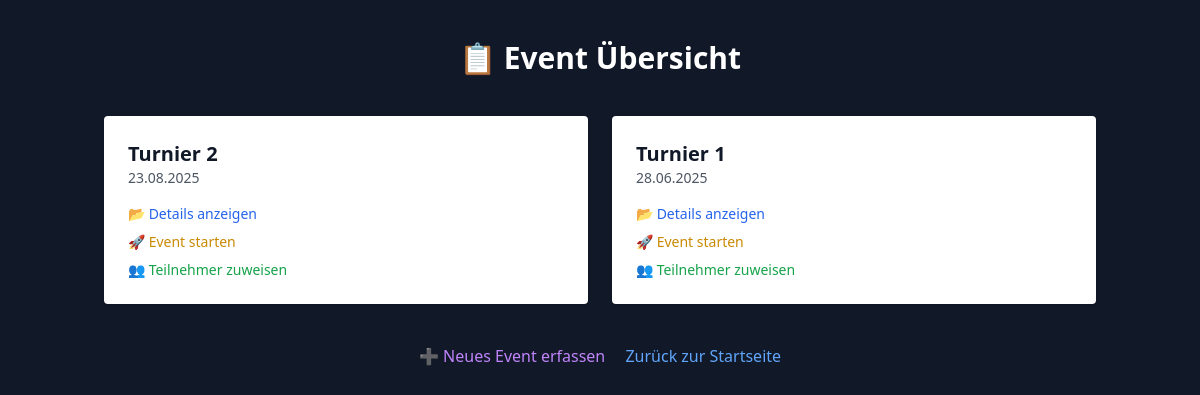
The app's page /events with its own data.
### app/models.py (models this page shows)
class Event(db.Model):
    id = db.Column(db.Integer, primary_key=True)
    name = db.Column(db.String(100), nullable=False)
    datum = db.Column(db.Date, nullable=False)

### app/routes.py (the view)
@app.route("/events")
def event_list():
    events = Event.query.order_by(Event.datum.desc()).all()  # ⬅ lädt alle Events
    return render_template("event_list.html", events=events)  # ⬅ übergibt sie an das Template

### app/templates/event_list.html (shortened to what this page needs)
<!DOCTYPE html>
<html lang="de">
<head>
    <script src="https://cdn.tailwindcss.com"></script>
</head>
<body class="bg-gray-900 text-white min-h-screen">
<div class="max-w-5xl mx-auto px-4 py-10">
    <h1 class="text-3xl font-bold text-center mb-10">📋 Event Übersicht</h1>
    {% if events %}
        <div class="grid grid-cols-1 md:grid-cols-2 gap-6">
            {% for event in events %}
                <div class="bg-white text-gray-900 p-6 rounded shadow">
                    <h2 class="text-xl font-semibold">{{ event.name }}</h2>
                    <p class="text-sm text-gray-600 mb-4">{{ event.datum.strftime('%d.%m.%Y') }}</p>
                    <div class="flex flex-col gap-2 text-sm">
                        <a href="{{ url_for('event_details', event_id=event.id) }}"
                           class="text-blue-600 hover:underline">📂 Details anzeigen</a>
                        <a href="{{ url_for('event_start', event_id=event.id) }}"
                           class="text-yellow-600 hover:underline">🚀 Event starten</a>
                        <a href="{{ url_for('zuweise_teilnehmer', event_id=event.id) }}"
                           class="text-green-600 hover:underline">👥 Teilnehmer zuweisen</a>
                    </div>
                </div>
            {% endfor %}
        </div>
    {% else %}
        <p class="text-center text-gray-400">Keine Events gefunden.</p>
    {% endif %}
    <div class="mt-10 text-center">
        <a href="{{ url_for('create_event') }}" class="text-purple-400 hover:underline mr-4">➕ Neues Event erfassen</a>
        <a href="{{ url_for('index') }}" class="text-blue-400 hover:underline">Zurück zur Startseite</a>
    </div>
</div>
</body>
</html>

### records on screen
Event: name "Turnier 2", datum "23.08.2025"
Event: name "Turnier 1", datum "28.06.2025"
